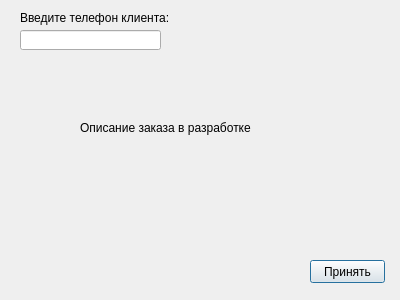
<?xml version="1.0" encoding="UTF-8"?>
<ui version="4.0">
 <class>Dialog</class>
 <widget class="QDialog" name="Dialog">
  <property name="geometry">
   <rect>
    <x>0</x>
    <y>0</y>
    <width>400</width>
    <height>300</height>
   </rect>
  </property>
  <property name="windowTitle">
   <string>Dialog</string>
  </property>
  <widget class="QLineEdit" name="phone_le">
   <property name="geometry">
    <rect>
     <x>20</x>
     <y>30</y>
     <width>141</width>
     <height>20</height>
    </rect>
   </property>
  </widget>
  <widget class="QLabel" name="label">
   <property name="geometry">
    <rect>
     <x>20</x>
     <y>10</y>
     <width>151</width>
     <height>16</height>
    </rect>
   </property>
   <property name="text">
    <string>Введите телефон клиента:</string>
   </property>
  </widget>
  <widget class="QPushButton" name="accept_btn">
   <property name="geometry">
    <rect>
     <x>310</x>
     <y>260</y>
     <width>75</width>
     <height>23</height>
    </rect>
   </property>
   <property name="text">
    <string>Принять</string>
   </property>
  </widget>
  <widget class="QLabel" name="label_2">
   <property name="geometry">
    <rect>
     <x>80</x>
     <y>120</y>
     <width>171</width>
     <height>16</height>
    </rect>
   </property>
   <property name="text">
    <string>Описание заказа в разработке</string>
   </property>
  </widget>
 </widget>
 <resources/>
 <connections/>
</ui>
